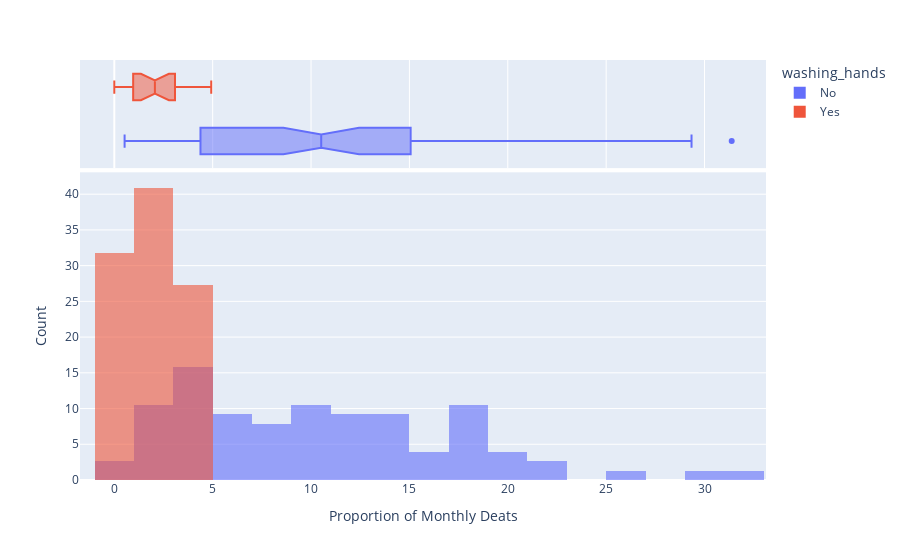

Notebook code for this chart:
### Code cell
hist = px.histogram(df_monthly,
                    x="pct_deaths",
                    color="washing_hands",
                    nbins=30,
                    opacity=0.6,
                    barmode="overlay",
                    histnorm="percent",
                    hover_data={"date": "|%Y"},
                    marginal="box")

hist.update_layout(xaxis_title="Proportion of Monthly Deats",
                  yaxis_title="Count")

hist.show()

### Figure 1 — Plotly figure (JSON) as saved in the notebook; plotly's stock layout.template omitted (floating-point values rounded to 4 significant figures)
{"data": [{"alignmentgroup": "True", "bingroup": "x", "histnorm": "percent", "hovertemplate": "washing_hands=No<br>pct_deaths=%{x}<br>percent=%{y}<extra></extra>", "legendgroup": "No", "marker": {"color": "#636efa", "opacity": 0.6, "pattern": {"shape": ""}}, "name": "No", "nbinsx": 30, "offsetgroup": "No", "orientation": "v", "showlegend": true, "type": "histogram", "x": [14.57, 7.531, 4.332, 1.569, 0.7843, 5, 8.421, 1.351, 1.878, 11.02, 22.55, 20.85, 12.22, 10.23, 10.74, 3.226, 6.593, 20.78, 25.46, 18.39, 29.34, 22.97, 31.38, 19.12, 15.97, 12.41, 11.93, 6.098, 4.082, 0.5236, 1.554, 2.262, 17.6, 7.143, 8.051, 15.16, 11.28, 17.03, 17.31, 5.833, 2.679, 4.369, 6.32, 1.224, 3.226, 11.02, 10.55, 7.591, 4.745, 4.452, 4.231, 4.392, 7.143, 6.122, 3.586, 10.55, 14.84, 10.94, 10.49, 13.39, 18.09, 15.43, 18.97, 13.44, 10.15, 13.1, 18.06, 14.39, 14.96, 10.77, 5.369, 3.215, 1.923, 3.607, 18.27, 12.24], "xaxis": "x", "yaxis": "y"}, {"alignmentgroup": "True", "customdata": [["1841-01-01T00:00:00"], ["1841-02-01T00:00:00"], ["1841-03-01T00:00:00"], ["1841-04-01T00:00:00"], ["1841-05-01T00:00:00"], ["1841-06-01T00:00:00"], ["1841-07-01T00:00:00"], ["1841-08-01T00:00:00"], ["1841-09-01T00:00:00"], ["1841-10-01T00:00:00"], ["1841-11-01T00:00:00"], ["1842-01-01T00:00:00"], ["1842-02-01T00:00:00"], ["1842-03-01T00:00:00"], ["1842-04-01T00:00:00"], ["1842-05-01T00:00:00"], ["1842-06-01T00:00:00"], ["1842-07-01T00:00:00"], ["1842-08-01T00:00:00"], ["1842-09-01T00:00:00"], ["1842-10-01T00:00:00"], ["1842-11-01T00:00:00"], ["1842-12-01T00:00:00"], ["1843-01-01T00:00:00"], ["1843-02-01T00:00:00"], ["1843-03-01T00:00:00"], ["1843-04-01T00:00:00"], ["1843-05-01T00:00:00"], ["1843-06-01T00:00:00"], ["1843-07-01T00:00:00"], ["1843-08-01T00:00:00"], ["1843-09-01T00:00:00"], ["1843-10-01T00:00:00"], ["1843-11-01T00:00:00"], ["1843-12-01T00:00:00"], ["1844-01-01T00:00:00"], ["1844-02-01T00:00:00"], ["1844-03-01T00:00:00"], ["1844-04-01T00:00:00"], ["1844-05-01T00:00:00"], ["1844-06-01T00:00:00"], ["1844-07-01T00:00:00"], ["1844-08-01T00:00:00"], ["1844-09-01T00:00:00"], ["1844-10-01T00:00:00"], ["1844-11-01T00:00:00"], ["1844-12-01T00:00:00"], ["1845-01-01T00:00:00"], ["1845-02-01T00:00:00"], ["1845-03-01T00:00:00"], ["1845-04-01T00:00:00"], ["1845-05-01T00:00:00"], ["1845-06-01T00:00:00"], ["1845-07-01T00:00:00"], ["1845-08-01T00:00:00"], ["1845-09-01T00:00:00"], ["1845-10-01T00:00:00"], ["1845-11-01T00:00:00"], ["1845-12-01T00:00:00"], ["1846-01-01T00:00:00"], ["1846-02-01T00:00:00"], ["1846-03-01T00:00:00"], ["1846-04-01T00:00:00"], ["1846-05-01T00:00:00"], ["1846-06-01T00:00:00"], ["1846-07-01T00:00:00"], ["1846-08-01T00:00:00"], ["1846-09-01T00:00:00"], ["1846-10-01T00:00:00"], ["1846-11-01T00:00:00"], ["1846-12-01T00:00:00"], ["1847-01-01T00:00:00"], ["1847-02-01T00:00:00"], ["1847-03-01T00:00:00"], ["1847-04-01T00:00:00"], ["1847-05-01T00:00:00"]], "hovertemplate": "washing_hands=No<br>pct_deaths=%{x}<br>date=%{customdata[0]|%Y}<extra></extra>", "legendgroup": "No", "marker": {"color": "#636efa"}, "name": "No", "notched": true, "offsetgroup": "No", "showlegend": false, "type": "box", "x": [14.57, 7.531, 4.332, 1.569, 0.7843, 5, 8.421, 1.351, 1.878, 11.02, 22.55, 20.85, 12.22, 10.23, 10.74, 3.226, 6.593, 20.78, 25.46, 18.39, 29.34, 22.97, 31.38, 19.12, 15.97, 12.41, 11.93, 6.098, 4.082, 0.5236, 1.554, 2.262, 17.6, 7.143, 8.051, 15.16, 11.28, 17.03, 17.31, 5.833, 2.679, 4.369, 6.32, 1.224, 3.226, 11.02, 10.55, 7.591, 4.745, 4.452, 4.231, 4.392, 7.143, 6.122, 3.586, 10.55, 14.84, 10.94, 10.49, 13.39, 18.09, 15.43, 18.97, 13.44, 10.15, 13.1, 18.06, 14.39, 14.96, 10.77, 5.369, 3.215, 1.923, 3.607, 18.27, 12.24], "xaxis": "x2", "yaxis": "y2"}, {"alignmentgroup": "True", "bingroup": "x", "histnorm": "percent", "hovertemplate": "washing_hands=Yes<br>pct_deaths=%{x}<br>percent=%{y}<extra></extra>", "legendgroup": "Yes", "marker": {"color": "#EF553B", "opacity": 0.6, "pattern": {"shape": ""}}, "name": "Yes", "nbinsx": 30, "offsetgroup": "Yes", "orientation": "v", "showlegend": true, "type": "histogram", "x": [2.239, 1.2, 1.894, 4.58, 3.957, 4.472, 2.93, 3.534, 0.6873, 0, 0.6557, 0.9585, 1.136, 0.3717, 0, 0.9615, 2.341, 2.903, 1.34, 2.233, 3.085, 4.926], "xaxis": "x", "yaxis": "y"}, {"alignmentgroup": "True", "customdata": [["1847-06-01T00:00:00"], ["1847-07-01T00:00:00"], ["1847-08-01T00:00:00"], ["1847-09-01T00:00:00"], ["1847-10-01T00:00:00"], ["1847-11-01T00:00:00"], ["1847-12-01T00:00:00"], ["1848-01-01T00:00:00"], ["1848-02-01T00:00:00"], ["1848-03-01T00:00:00"], ["1848-04-01T00:00:00"], ["1848-05-01T00:00:00"], ["1848-06-01T00:00:00"], ["1848-07-01T00:00:00"], ["1848-08-01T00:00:00"], ["1848-09-01T00:00:00"], ["1848-10-01T00:00:00"], ["1848-11-01T00:00:00"], ["1848-12-01T00:00:00"], ["1849-01-01T00:00:00"], ["1849-02-01T00:00:00"], ["1849-03-01T00:00:00"]], "hovertemplate": "washing_hands=Yes<br>pct_deaths=%{x}<br>date=%{customdata[0]|%Y}<extra></extra>", "legendgroup": "Yes", "marker": {"color": "#EF553B"}, "name": "Yes", "notched": true, "offsetgroup": "Yes", "showlegend": false, "type": "box", "x": [2.239, 1.2, 1.894, 4.58, 3.957, 4.472, 2.93, 3.534, 0.6873, 0, 0.6557, 0.9585, 1.136, 0.3717, 0, 0.9615, 2.341, 2.903, 1.34, 2.233, 3.085, 4.926], "xaxis": "x2", "yaxis": "y2"}], "layout": {"barmode": "overlay", "legend": {"title": {"text": "washing_hands"}, "tracegroupgap": 0}, "margin": {"t": 60}, "xaxis": {"anchor": "y", "domain": [0, 1], "title": {"text": "Proportion of Monthly Deats"}}, "xaxis2": {"anchor": "y2", "domain": [0, 1], "matches": "x", "showgrid": true, "showticklabels": false}, "yaxis": {"anchor": "x", "domain": [0, 0.7326], "title": {"text": "Count"}}, "yaxis2": {"anchor": "x2", "domain": [0.7426, 1], "matches": "y2", "showgrid": false, "showline": false, "showticklabels": false, "ticks": ""}}}
